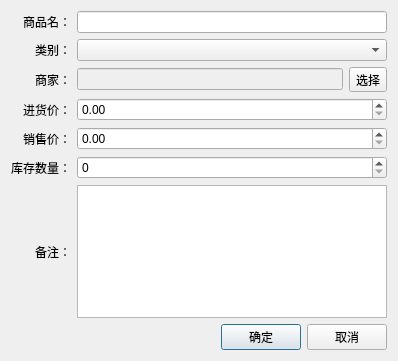
<?xml version="1.0" encoding="UTF-8"?>
<ui version="4.0">
 <class>DialogProduct</class>
 <widget class="QDialog" name="DialogProduct">
  <property name="geometry">
   <rect>
    <x>0</x>
    <y>0</y>
    <width>398</width>
    <height>361</height>
   </rect>
  </property>
  <property name="windowTitle">
   <string>货品</string>
  </property>
  <layout class="QVBoxLayout" name="verticalLayout">
   <item>
    <layout class="QGridLayout" name="gridLayout">
     <item row="0" column="0">
      <widget class="QLabel" name="label_9">
       <property name="text">
        <string>商品名：</string>
       </property>
       <property name="alignment">
        <set>Qt::AlignRight|Qt::AlignTrailing|Qt::AlignVCenter</set>
       </property>
      </widget>
     </item>
     <item row="0" column="1">
      <widget class="QLineEdit" name="edtName"/>
     </item>
     <item row="1" column="1">
      <widget class="QComboBox" name="cmbCategory"/>
     </item>
     <item row="2" column="0">
      <widget class="QLabel" name="label_10">
       <property name="text">
        <string>商家：</string>
       </property>
       <property name="alignment">
        <set>Qt::AlignRight|Qt::AlignTrailing|Qt::AlignVCenter</set>
       </property>
      </widget>
     </item>
     <item row="1" column="0">
      <widget class="QLabel" name="label_11">
       <property name="text">
        <string>类别：</string>
       </property>
       <property name="alignment">
        <set>Qt::AlignRight|Qt::AlignTrailing|Qt::AlignVCenter</set>
       </property>
      </widget>
     </item>
     <item row="4" column="0">
      <widget class="QLabel" name="label_13">
       <property name="text">
        <string>销售价：</string>
       </property>
       <property name="alignment">
        <set>Qt::AlignRight|Qt::AlignTrailing|Qt::AlignVCenter</set>
       </property>
      </widget>
     </item>
     <item row="3" column="0">
      <widget class="QLabel" name="label_12">
       <property name="text">
        <string>进货价：</string>
       </property>
       <property name="alignment">
        <set>Qt::AlignRight|Qt::AlignTrailing|Qt::AlignVCenter</set>
       </property>
      </widget>
     </item>
     <item row="3" column="1">
      <widget class="QDoubleSpinBox" name="dsbCostPrice">
       <property name="maximum">
        <double>10000.000000000000000</double>
       </property>
      </widget>
     </item>
     <item row="2" column="1">
      <layout class="QHBoxLayout" name="horizontalLayout_2">
       <item>
        <widget class="QLineEdit" name="edtBusiness">
         <property name="enabled">
          <bool>false</bool>
         </property>
        </widget>
       </item>
       <item>
        <widget class="QToolButton" name="btnSelectBusiness">
         <property name="text">
          <string>选择</string>
         </property>
        </widget>
       </item>
      </layout>
     </item>
     <item row="6" column="0">
      <widget class="QLabel" name="label_5">
       <property name="text">
        <string>备注：</string>
       </property>
       <property name="alignment">
        <set>Qt::AlignRight|Qt::AlignTrailing|Qt::AlignVCenter</set>
       </property>
      </widget>
     </item>
     <item row="4" column="1">
      <widget class="QDoubleSpinBox" name="dsbSalePrice">
       <property name="maximum">
        <double>10000.000000000000000</double>
       </property>
      </widget>
     </item>
     <item row="6" column="1">
      <widget class="QPlainTextEdit" name="teRemark"/>
     </item>
     <item row="5" column="0">
      <widget class="QLabel" name="label_14">
       <property name="text">
        <string>库存数量：</string>
       </property>
       <property name="alignment">
        <set>Qt::AlignRight|Qt::AlignTrailing|Qt::AlignVCenter</set>
       </property>
      </widget>
     </item>
     <item row="5" column="1">
      <widget class="QSpinBox" name="sbStockCount">
       <property name="maximum">
        <number>10000</number>
       </property>
      </widget>
     </item>
    </layout>
   </item>
   <item>
    <spacer name="verticalSpacer">
     <property name="orientation">
      <enum>Qt::Vertical</enum>
     </property>
     <property name="sizeHint" stdset="0">
      <size>
       <width>20</width>
       <height>10</height>
      </size>
     </property>
    </spacer>
   </item>
   <item>
    <layout class="QHBoxLayout" name="horizontalLayout">
     <item>
      <spacer name="horizontalSpacer">
       <property name="orientation">
        <enum>Qt::Horizontal</enum>
       </property>
       <property name="sizeHint" stdset="0">
        <size>
         <width>40</width>
         <height>20</height>
        </size>
       </property>
      </spacer>
     </item>
     <item>
      <widget class="QPushButton" name="btnOk">
       <property name="text">
        <string>确定</string>
       </property>
      </widget>
     </item>
     <item>
      <widget class="QPushButton" name="btnCancel">
       <property name="text">
        <string>取消</string>
       </property>
      </widget>
     </item>
    </layout>
   </item>
  </layout>
 </widget>
 <resources/>
 <connections/>
</ui>
